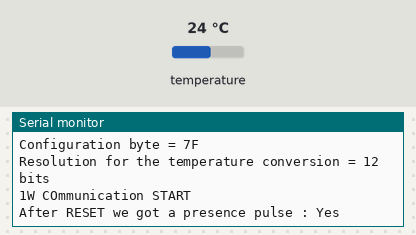
The sketch below on a simulated Arduino Uno, built with avr-gcc and run on an emulated ATmega328P. Parts: the last lines printed to the serial monitor. The test bench sets the inputs (shaded band); at power-on: temperature 24 °C.

Above: at 4.5 s.
4.6 s: temperature set to 12 °C
At 5.7 s:
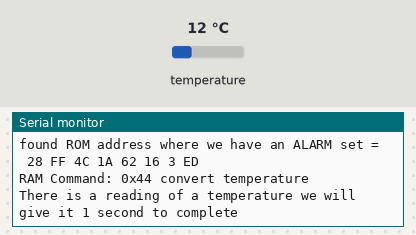
9.5 s: temperature set to 28 °C
At 10.52 s:
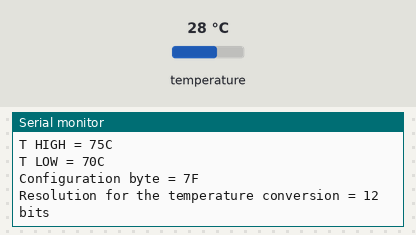
12.5 s: temperature set to 33 °C
At 16.2 s:
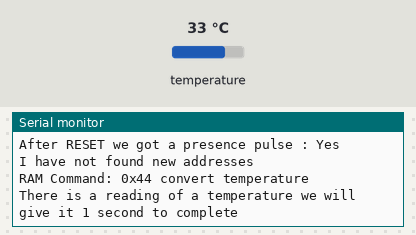
17.9 s: temperature set to 7 °C
At 19.29 s:
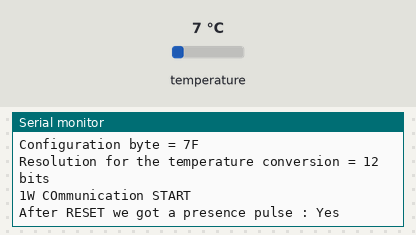
20.9 s: temperature set to 19 °C
At 22.3 s:
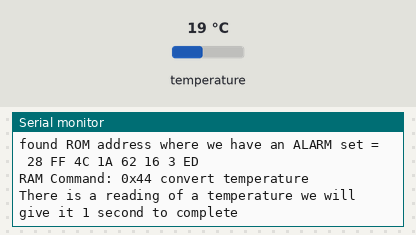
27.4 s: temperature set to 8 °C
At 28.5 s:
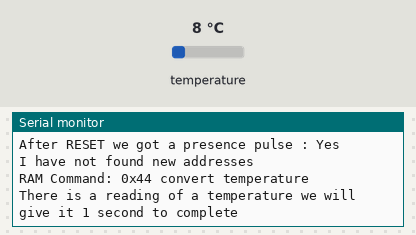
Timing chart, 0 to 30.4 s (numbered marks = the images above; inputs shaded):
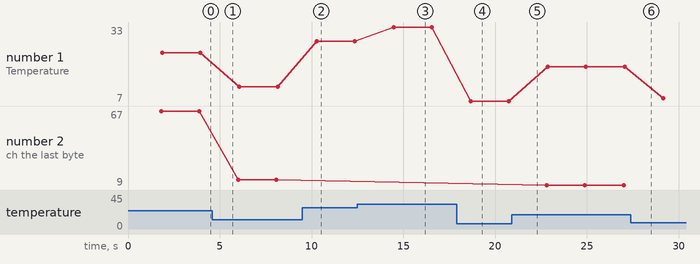

Measured:
- after the input at 9.5 s, the serial monitor: prints a new line after 0.64 s (image 2)
- after the input at 12.5 s, the serial monitor: prints a new line after 1.8 s (image 3)
- after the input at 17.9 s, the serial monitor: prints a new line after 0.65 s (image 4)
- plotted number 1: 28 → 33 after the input at 12.5 s, 7 → 19 after the input at 20.9 s, 19 → 8 after the input at 27.4 s
- plotted number 2: 67 → 13 after the input at 4.6 s

The sketch:

ONEWIREMIDLEVEL.ino
```cpp
#include <OneWire.h>            //One wire library we will use this

// 1W data line is here
#define ONE_WIRE_BUS 2
// create an object that is responsible for the 1W line
OneWire oneWire(ONE_WIRE_BUS);

uint8_t presence_pulse;
uint8_t rom_address[8];
uint8_t data_read[8];

uint8_t found;

void setup()
{
  //9600 baud serial comm
  Serial.begin(9600);
  Serial.println("Reading the One wire (1W) data bus");
}

void loop()
{
  uint8_t i;
  float celsius;


  Serial.println("1W COmmunication START");
  //FIRST STEP: send a RESET pulse
  //everyone will answer this
  //if there was at least one answer we will see presence_pulse==1

  presence_pulse = oneWire.reset();

  Serial.print("After RESET we got a presence pulse : ");
  if (presence_pulse==1) Serial.println("Yes");
  else          Serial.println("No");
  delay(500);


  //SECOND STEP: addressing (ROM command)
  //only use one of the listed possibilities only comment out one

  //READ ROM command (to read rom we need to sent this: 0x33)
  //we can only use this if there is just ome device
  //and we want to read its address
  /*
  oneWire.write(0x33);
  Serial.println("READ ROM command 0x33");
  Serial.print("ROM address that we read = ");
  for(i=0;i<8;i++)
    {
      rom_address[i] = oneWire.read();
      Serial.print(" ");
      Serial.print(rom_address[i], HEX);
    }
  Serial.println();
  delay(500);
  */


  //SKIP ROM command (send this: 0xCC)
  //only use this if there is just one device
  //we do not wnat to address it, we skipo over this step
  /*
  oneWire.write(0xCC);
  */


  //MATCH ROM command (send this: 0x55)
  //we can use this even if there are multiple devices
  //we have to know the address to use this
  /*
  Serial.println("I am matching the ROM address on the device");
  //here you have to put in the address you read previously
  rom_address[0] = 0x28;
  rom_address[1] = 0x55;
  rom_address[2] = 0xA2;
  rom_address[3] = 0x61;
  rom_address[4] = 0x7;
  rom_address[5] = 0;
  rom_address[6] = 0;
  rom_address[7] = 0xE;

  oneWire.write(0x55);

  for(i=0;i<8;i++)
    oneWire.write(rom_address[i]);
  */

  //SEARCH ROM command (send this: 0xF0)
  //if there are multiple devices and we cannot individually read them
  //we have to do a binary search on the existing addresses
  //if we use this the library will do the RESET for us

  found = oneWire.search(rom_address, false);
  //false or true is about the alarm I think look up the library on github:
  //instead of 0xF0 it should be issuing command 0xEC

  if (found==1)
    {
      Serial.print("found ROM address where we have an ALARM set = ");
      for(i=0;i<8;i++)
        {
          Serial.print(" ");
          Serial.print(rom_address[i], HEX);
        }
      Serial.println();
    }
  else
    {
      //did not find new addresses
      Serial.println("I have not found new addresses");
      oneWire.reset_search();
    }

  //THIRD STEP: command (RAM command)

  //READ POWER SUPPLY (send this: 0xB4)
  //we can read if the unit is parasitic or not
  /*
  oneWire.write(0xB4);
  uint8_t parasite_unit = oneWire.read_bit();
  if (parasite_unit==1)  Serial.println("Not parasitic powered");
  else Serial.println("Parasitic powered");
  delay(1000);
  */


  // //WRITE SCRATCHPAD (send this: 0x4E)
  // oneWire.reset();
  // oneWire.write(0xCC); //Skip ROM
  // oneWire.write(0x4E); //write scratchpad
  // oneWire.write(30); //29C T HIGH
  // oneWire.write(21); //26C T LOW
  // //oneWire.write(0b00011111); //configuration: 9 bits conversion
  //  oneWire.write(0b00011111);
  // //oneWire.write(0b01111111); //configuration: 12 bits conversion
  // Serial.println("I have written the configuration in the memory");
  // delay(1000);

  // //after this, let's also write it to its EEPROM so it stays
  // //COPY SCRATCHPAD (send this: 0x48)

  // oneWire.reset();
  // //oneWire.select(rom_address);
  // oneWire.write(0xCC); //Skip ROM
  // oneWire.write(0x48);
  // Serial.println("I have written the configuration in the EEPROM");
  // delay(2000);


  oneWire.reset();
  //oneWire.select(rom_address);
  oneWire.write(0xCC); //Skip ROM

  // //let's read a temperature value
  // START CONVERSION command with strong pull-up (send this: 0x44)
  Serial.println("RAM Command: 0x44 convert temperature");
  Serial.println("There is a reading of a temperature we will give it 1 second to complete");
  oneWire.write(0x44);
  //let's wait at least 750 ms here, I set ot to 1s
  delay(1000);


  //I need to read the value that now exists in the scracthpad
  //READ SCRATCHPAD parancs (send this: 0xBE)

  Serial.println("RESET");
  oneWire.reset();
  Serial.println("ROM command: SKIP ROM");
  oneWire.write(0xCC); //Skip ROM if I am using only one
  //oneWire.select(rom_address); //if there are more
  Serial.println("RAM command: Read Scratchpad");
  oneWire.write(0xBE);
  Serial.print("Raw data (scratchpad 9 byte) = ");
  for(i=0;i<9;i++)
        {
          data_read[i] = oneWire.read();
          Serial.print(data_read[i], HEX);
          Serial.print(" ");
        }
  Serial.println();
  Serial.print("CRC byte (we calculate this, it should match the last byte) = ");
  Serial.println(OneWire::crc8(data_read, 8), HEX);

  //alakítsuk át a hőmérsékletet

  uint8_t configuration_byte = data_read[4];// & 0x60;

  //we zero the bits that contain no data
  if (configuration_byte == 0x1F)  data_read[0] &= 0b11111000; // 9 bites
  else if (configuration_byte == 0x3F)  data_read[0] &= 0b11111100; //10 bites
  else if (configuration_byte == 0x5F)  data_read[0] &= 0b11111110; //11 bites

  int16_t temperature_read = (data_read[1] << 8) | data_read[0];

  celsius = (float)temperature_read / 16.0;
  Serial.print("Temperature = ");
  Serial.print(celsius);
  Serial.println("C");

  Serial.println("configuration_bytes:");

  Serial.print("T HIGH = ");
  Serial.print(data_read[2]);
  Serial.println("C");

  Serial.print("T LOW = ");
  Serial.print(data_read[3]);
  Serial.println("C");

  Serial.print("Configuration byte = ");
  Serial.print(data_read[4],HEX);
  Serial.println();

  Serial.print("Resolution for the temperature conversion = ");
  if (configuration_byte == 0x1F)  Serial.println("9 bits");
  else if (configuration_byte == 0x3F)  Serial.println("10 bits");
  else if (configuration_byte == 0x5F)  Serial.println("11 bits");
  else if (configuration_byte == 0x7F)  Serial.println("12 bits");

  Serial.println();

  delay(200);


}
```
